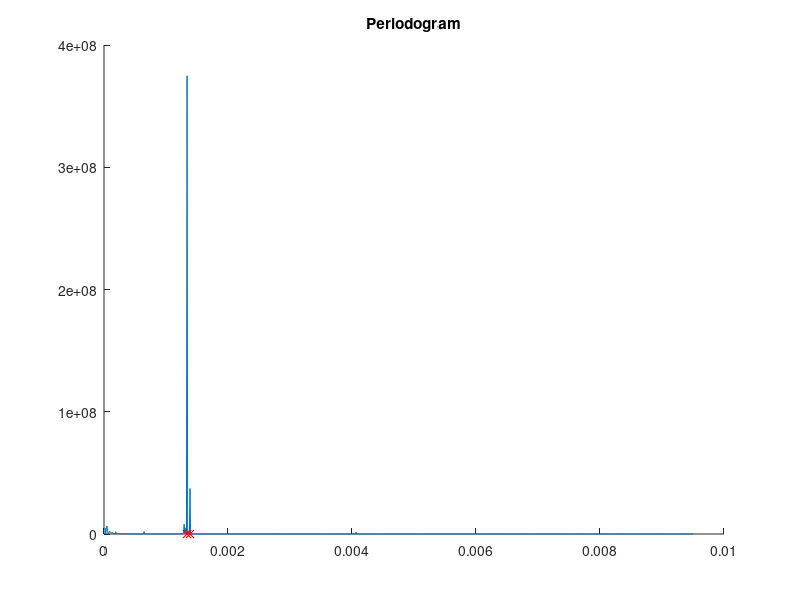
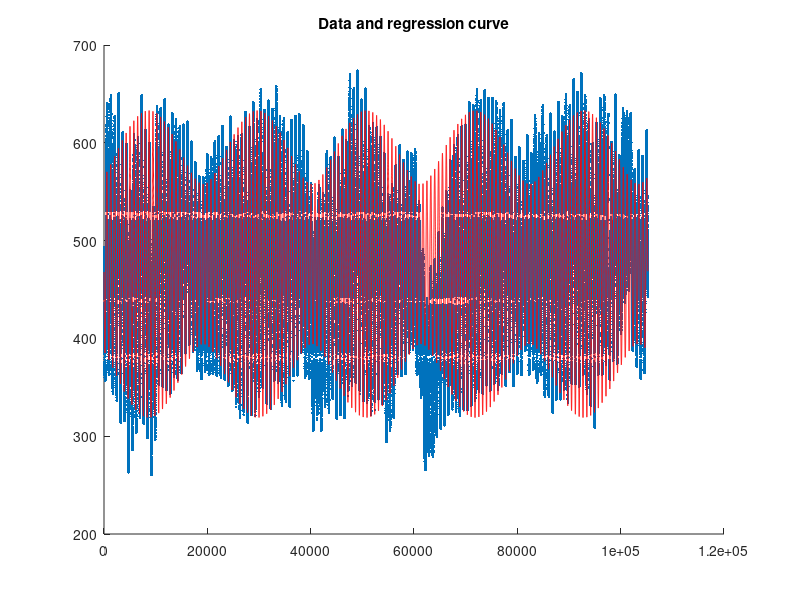
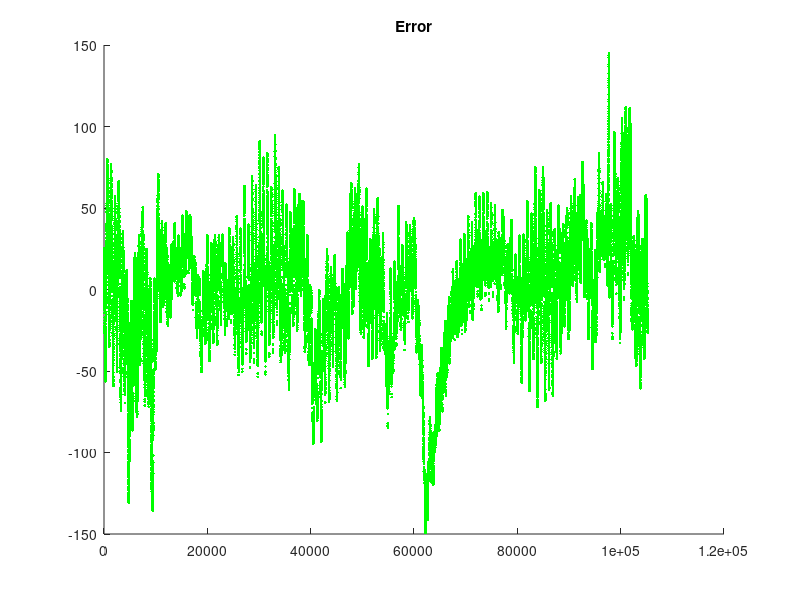

The MATLAB source for these figures, in order:
%% PERIODIC REGRESSION
%%
%% Martin Helmich <martin.helmich@hs-osnabrueck.de>
%% University of Applied Sciences Osnabrück
%%
%% This work is licensed under the Creative Commons Attribution-ShareAlike 3.0
%% Unported License. To view a copy of this license, visit
%%
%%   http://creativecommons.org/licenses/by-sa/3.0/


%% Read input file.
fprintf('Reading input file.\n');

A = dlmread('example_data/wbsa0233.dat');
S = A(:,6);

fprintf('Read %d lines from input file.\n', size(A, 1));


%% Generate periodogram
xm = mean(S);
n  = length(S);
F  = 1/n:1/n:1000/n;
t  = (0:(n-1))';

p = zeros(1000,1);
i = 1;
for f = F
    p(i) = 1/n * sum((xm - S) .* cos(2 * pi .* f .* t))^2 ...
		+ 1/n * sum((xm - S) .* sin(2 * pi .* f .* t))^2; 
    i = i + 1;
end

figure;
hold on;

title('Periodogram');
plot(1/n:1/n:1000/n, p, '-');


%% Determine frequencies from periodogram
[periodogram_sorted, periodigram_indices] = sort(p, 1, 'descend');

max_frequencies = F(periodigram_indices(1:2));

plot(max_frequencies(1), 1, 'rx');
plot(max_frequencies(2), 1, 'rx');

fprintf('Found two frequencies: %f and %f \n', max_frequencies(1), max_frequencies(2));

pause();


%% Perform periodic regression
R = [ cos(2*pi * max_frequencies(1) .* t), ...
      sin(2*pi * max_frequencies(1) .* t), ...
      cos(2*pi * max_frequencies(2) .* t), ...
      sin(2*pi * max_frequencies(2) .* t) ];
a = (R' * R) \ R' * (S - xm);

fprintf(
	strcat(
		'Using model: f(x) = %f + %f * cos(2*pi * %f * x) + %f * sin(2*pi * %f * x) ',
		'+ %f * cos(2*pi * %f * x) + %f * sin(2*pi * %f * x) \n'
	),
	xm, a(1), max_frequencies(1), a(2), max_frequencies(1), a(3),
	max_frequencies(2), a(4), max_frequencies(2)
);

x = 1:n;
y = xm + a(1) * cos(2*pi * max_frequencies(1) .* x) + a(2) * sin(2*pi * max_frequencies(1) .* x) ...
	+ a(3) * cos(2*pi * max_frequencies(2) .* x) + a(4) * sin(2*pi * max_frequencies(2) .* x);

figure;
hold on;

title('Data and regression curve');
plot(x,S, '.')
plot(x,y, 'r-');

pause();


%% Analyze errors.
figure;
hold on;

e = S - y';

title('Error');
plot(x,e, 'g.');

pause();

fprintf('Error standard deviation: %f.\n', std(e));
fprintf('Mean error:               %f.\n', mean(e));

[m,i] = max(e);
fprintf('Maximal positive error: %02i.%02i.%i, %02i:%02i  Value: %-4i  f(x): %.2f  Error: %.2f\n', A(i,3), A(i,2), A(i,1), A(i,4), A(i,5), A(i,6), y(i), e(i));

[m,i] = min(e);
fprintf('Maximal negative error: %02i.%02i.%i, %02i:%02i  Value: %-4i  f(x): %.2f  Error: %.2f\n', A(i,3), A(i,2), A(i,1), A(i,4), A(i,5), A(i,6), y(i), e(i));
